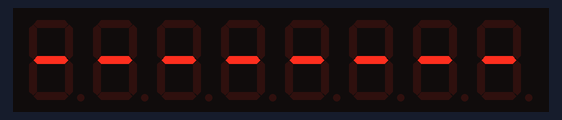
Simulated run of this sketch. Board: Arduino Uno, built with avr-gcc and run on an emulated ATmega328P. Shown: 8-digit seven-segment display.

Above: at 6.4 s.
At 7.4 s:
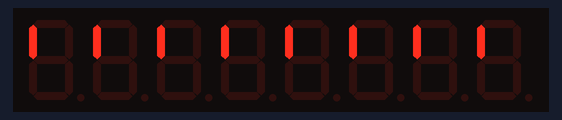
At 8.4 s:
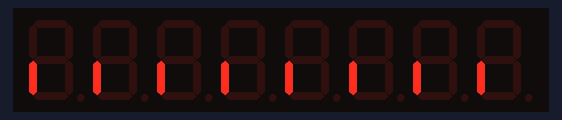
At 9.4 s:
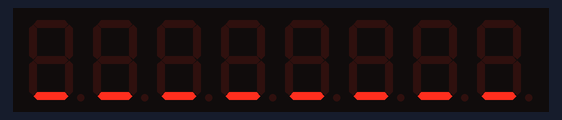
At 11.4 s:
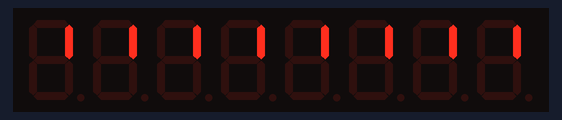
At 13.4 s:
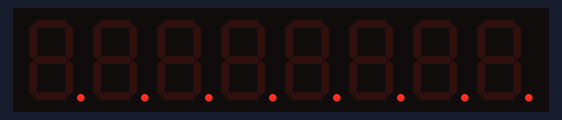

The sketch:

LCDemo7Segment.ino
```cpp
//We always have to include the library
#include "LedControl.h"

/*
 Now we need a LedControl to work with.
 ***** These pin numbers will probably not work with your hardware *****
 pin 12 is connected to the DataIn
 pin 11 is connected to the CLK
 pin 10 is connected to LOAD
 We have only a single MAX72XX.
 */
//LedControl lc=LedControl(12,11,10,1);
LedControl lc=LedControl(11,13,10,1);

/* we always wait a bit between updates of the display */
unsigned long delaytime=250;

void setup() {
  /*
   The MAX72XX is in power-saving mode on startup,
   we have to do a wakeup call
   */
  lc.shutdown(0,false);
  /* Set the brightness to a medium values */
  lc.setIntensity(0,8);
  /* and clear the display */
  lc.clearDisplay(0);
}


/*
 This method will display the characters for the
 word "Arduino" one after the other on digit 0.
 */
void writeArduinoOn7Segment() {
  lc.setChar(0,0,'a',false);
  delay(delaytime);
  lc.setRow(0,0,0x05);
  delay(delaytime);
  lc.setChar(0,0,'d',false);
  delay(delaytime);
  lc.setRow(0,0,0x1c);
  delay(delaytime);
  lc.setRow(0,0,B00010000);
  delay(delaytime);
  lc.setRow(0,0,0x15);
  delay(delaytime);
  lc.setRow(0,0,0x1D);
  delay(delaytime);
  lc.clearDisplay(0);
  delay(delaytime);
}

/*
  This method will scroll all the hexa-decimal
 numbers and letters on the display. You will need at least
 four 7-Segment digits. otherwise it won't really look that good.

 Digit 0 is the right-most. 7 is left-most.
 */
void scrollDigits() {
  for(int i=0;i<9;i++) {
    lc.setDigit(0,7,i,false);
    lc.setDigit(0,6,i+1,false);
    lc.setDigit(0,5,i+2,false);
    lc.setDigit(0,4,i+3,false);
    lc.setDigit(0,3,i+4,false);
    lc.setDigit(0,2,i+5,false);
    lc.setDigit(0,1,i+6,false);
    lc.setDigit(0,0,i+7,false);
    delay(delaytime*2);
  }
  lc.clearDisplay(0);
  delay(delaytime);
}

/**
 * Write all hexadecimal values 0..F to a digit
 */
void testAllHexValues() {
  for(uint16_t val=0; val <=0x0f; val++)
    {
      for(int i=0;i<=7;i++)
      {
        // set all digits to same val
        lc.setDigit(0,i,val,false);
        //delay(delaytime/8);
      }
      delay(delaytime);
    }
    lc.clearDisplay(0);
    delay(delaytime);
}

void testAllPossibleValues() {
  for(uint16_t val=1; val <=0xFF; val=val<<1)
    {
      Serial.println(val, HEX);
      for(int i=0;i<=7;i++)
      {
        // set all digits to same val
        lc.setDigit(0,i,val,false);
        lc.setRow(0,i,val);
        //delay(delaytime/8);
      }
      delay(delaytime*4);

    }
    lc.clearDisplay(0);
    delay(delaytime);
}


void loop() {
  writeArduinoOn7Segment();
  testAllHexValues();
   testAllPossibleValues();
  scrollDigits();
}
```

Measured:
- by itself, everything shown: repeats every 19.4 s, in 44 steps
- what the display in image 0 shows lasts 1.0 s, from 6.3 s to 7.3 s
